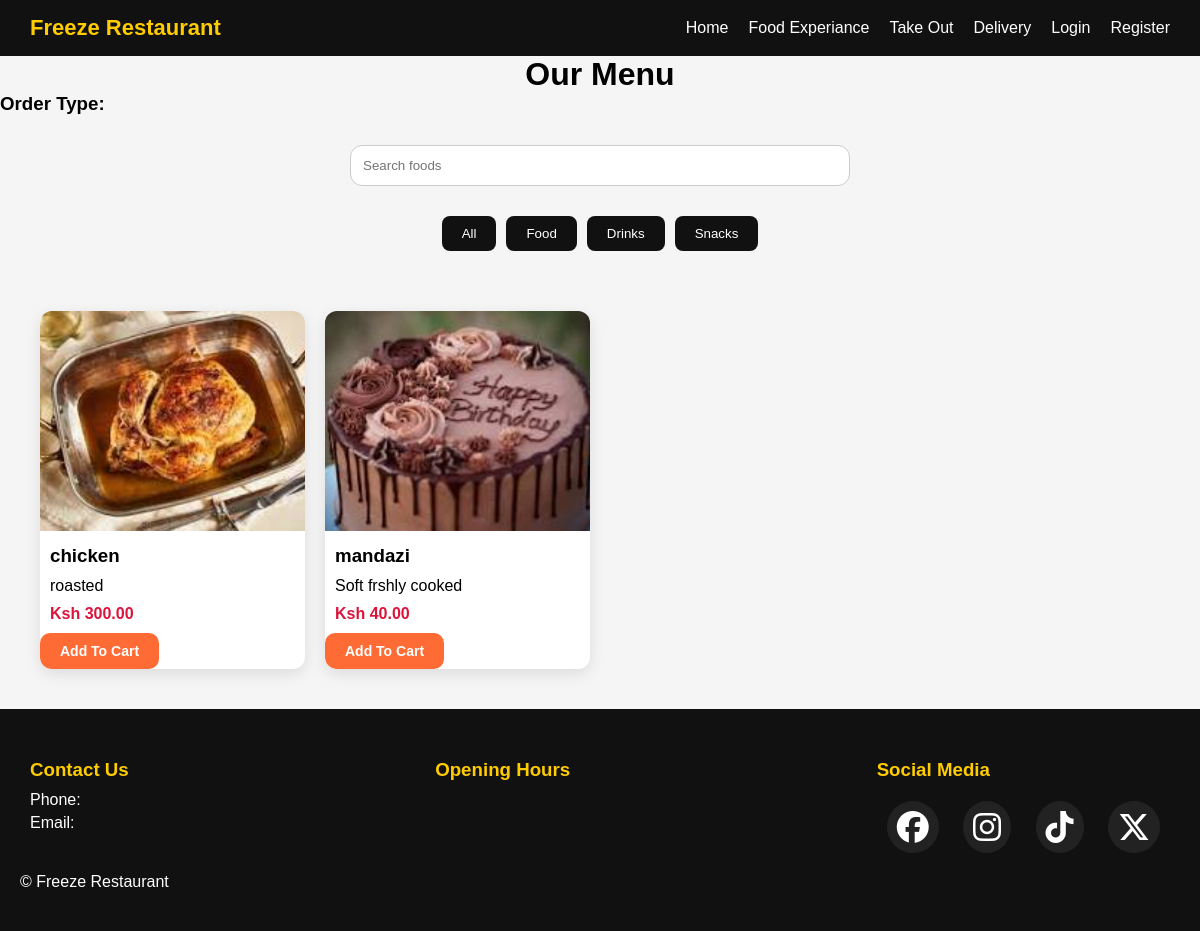
The app's page /menu/ with its own data.
### menu/models.py (models this page shows, shortened)
class Category(models.Model):
    name = models.CharField(max_length=100)
    slug = models.SlugField(unique=True)
    created_at = models.DateTimeField(auto_now_add=True)
    class Meta:
        verbose_name_plural = "Categories"

class Food(models.Model):
    category = models.ForeignKey(
        Category,
        on_delete=models.CASCADE,
        related_name="foods"
    )
    name = models.CharField(max_length=200)
    slug = models.SlugField(unique=True)
    description = models.TextField()
    price = models.DecimalField(max_digits=10, decimal_places=2)
    image = models.ImageField(upload_to="foods/")
    available = models.BooleanField(default=True)
    created_at = models.DateTimeField(auto_now_add=True)
    updated_at = models.DateTimeField(auto_now=True)
    featured = models.BooleanField(default=False)

### menu/views.py (the view)
# urls.py: path('', views.menu_page, name='menu')
def menu_page(request):
    order_type = request.GET.get('type')
    if order_type:
        request.session['order_type'] = order_type
    print(
    request.session.get("order_type")
    )
    foods = Food.objects.filter(
        available = True
    )
    categories = Category.objects.all()
    featured_foods = Food.objects.filter(
        featured=True,
        available=True
    )[:6]
    context = {
        'foods': foods,
        'categories': categories,
        'featured_foods': featured_foods,
        'order_type': request.session.get("order_type", 'takeout')
    }
    return render (request, 'menu/menu.html', context)

### templates/menu/menu.html (shortened to what this page needs)
{% extends 'base.html' %}
{% load static %}
{% block extra_css %}
<link rel="stylesheet" href="{% static 'menu/menu.css' %}">
{% endblock %}
{% block content %}
<h1 style="text-align: center;">Our Menu</h1>
<h3> Order Type:{{ get_order_type_display|title }}</h3>
<section class="search-box">
    <input type="text" id="foodSearch" placeholder="Search foods">
</section>
<section class="category-buttons">
    <button data-category="all">All</button>
    {% for category in categories %}
    <button data-category="{{ category.slug }}">
        {{ category.name }}
    </button>
    {% endfor %}
</section>
<section class="food-grid">
    {% for food in foods %}
    <div class="food-card" data-category="{{ food.category.slug }}">
        <img src="{{ food.image.url }}" alt="{{ food.name }}">
        <h3 style="padding: 10px;">{{ food.name }}</h3>
        <p>{{ food.description|truncatewords:20 }}</p>
        <span>Ksh {{ food.price }}</span>
        <a href="{% url 'add_to_cart' food.id %}" class="btn add-to-cart">
            Add To Cart
        </a>
    </div>
    {% endfor %}
</section>
{% endblock %}

### static/css/style.css (style rules this page uses)
* { margin: 0; padding: 0; box-sizing: border-box; }
html,body { height: 100%; margin: 0; font-family: Arial, Helvetica, sans-serif; background: #f5f5f5; }
body { min-height: 100vh; display: flex; flex-direction: column; }

### static/menu/menu.css (style rules this page uses)
.food-grid { display: grid; grid-template-columns: repeat(auto-fill, minmax(250px, 1fr)); gap: 20px; padding: 40px; }
.food-card { background: white; border-radius: 12px; overflow: hidden; box-shadow: 0 5px 15px rgba(0,0,0,0.1); transition: 0.3s ease; }
.food-card img { width: 100%; height: 220px; object-fit: cover; }
.food-card p { padding: 0 10px; }
.food-card span { display: block; padding: 10px; color: crimson; font-weight: bold; }
.category-buttons { display: flex; gap: 10px; justify-content: center; flex-wrap: wrap; margin: 20px 0; }
.category-buttons button { padding: 10px 20px; border: none; background: #111; color: white; border-radius: 8px; cursor: pointer; }
.search-box { text-align: center; margin: 30px 0; }
.search-box input { width: 60%; max-width: 500px; padding: 12px; border: 1px solid #ccc; border-radius: 12px; }
.btn { display: inline-block; padding: 10px 20px; border-radius: 10px; text-decoration: none; font-weight: bold; transition: 0.3s ease; font-size: 14px; }
.add-to-cart { background: #ff6b35; color: white; border: none; transition: 0.3s ease; }

### records on screen
Category: name "Food"
Category: name "Drinks"
Category: name "Snacks"
Food: image (picture), name "chicken", description "roasted", price "300.00"
Food: image (picture), name "mandazi", description "Soft frshly cooked", price "40.00"
